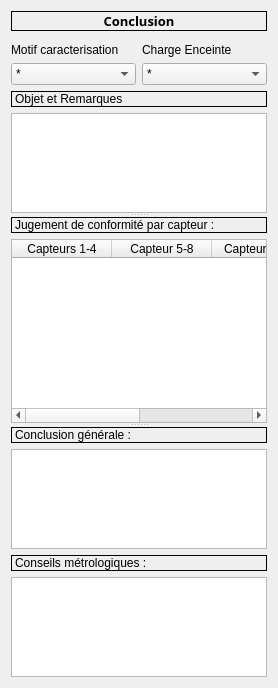
      <widget class="QWidget" name="tab_4">
       <attribute name="title">
        <string>Conformite</string>
       </attribute>
       <layout class="QVBoxLayout" name="verticalLayout_27">
        <item>
         <layout class="QVBoxLayout" name="verticalLayout_9">
          <item>
           <widget class="QLabel" name="label_21">
            <property name="font">
             <font>
              <family>Calibrii</family>
              <pointsize>10</pointsize>
              <weight>75</weight>
              <italic>false</italic>
              <bold>true</bold>
             </font>
            </property>
            <property name="frameShape">
             <enum>QFrame::Box</enum>
            </property>
            <property name="text">
             <string>Conclusion</string>
            </property>
            <property name="alignment">
             <set>Qt::AlignCenter</set>
            </property>
           </widget>
          </item>
          <item>
           <widget class="matplotlibWidget" name="graph_resultat" native="true">
            <property name="sizePolicy">
             <sizepolicy hsizetype="Preferred" vsizetype="Expanding">
              <horstretch>0</horstretch>
              <verstretch>0</verstretch>
             </sizepolicy>
            </property>
            <property name="minimumSize">
             <size>
              <width>0</width>
              <height>0</height>
             </size>
            </property>
           </widget>
          </item>
         </layout>
        </item>
        <item>
         <layout class="QHBoxLayout" name="horizontalLayout_16">
          <item>
           <layout class="QVBoxLayout" name="verticalLayout_14">
            <item>
             <widget class="QLabel" name="label_47">
              <property name="text">
               <string>Motif caracterisation</string>
              </property>
             </widget>
            </item>
            <item>
             <widget class="QComboBox" name="comboBox">
              <item>
               <property name="text">
                <string>*</string>
               </property>
              </item>
              <item>
               <property name="text">
                <string>Mise en Service</string>
               </property>
              </item>
              <item>
               <property name="text">
                <string>Suite intervention</string>
               </property>
              </item>
              <item>
               <property name="text">
                <string>Suivi d'enceinte</string>
               </property>
              </item>
             </widget>
            </item>
           </layout>
          </item>
          <item>
           <layout class="QVBoxLayout" name="verticalLayout_26">
            <item>
             <widget class="QLabel" name="label_48">
              <property name="text">
               <string>Charge Enceinte</string>
              </property>
             </widget>
            </item>
            <item>
             <widget class="QComboBox" name="comboBox_2">
              <item>
               <property name="text">
                <string>*</string>
               </property>
              </item>
              <item>
               <property name="text">
                <string>à vide</string>
               </property>
              </item>
              <item>
               <property name="text">
                <string>≤ 50%</string>
               </property>
              </item>
              <item>
               <property name="text">
                <string>&gt; 50%</string>
               </property>
              </item>
             </widget>
            </item>
           </layout>
          </item>
         </layout>
        </item>
        <item>
         <widget class="QSplitter" name="splitter_2">
          <property name="orientation">
           <enum>Qt::Vertical</enum>
          </property>
          <widget class="QWidget" name="">
           <layout class="QVBoxLayout" name="verticalLayout_10">
            <property name="sizeConstraint">
             <enum>QLayout::SetMinAndMaxSize</enum>
            </property>
            <item>
             <widget class="QLabel" name="label_22">
              <property name="sizePolicy">
               <sizepolicy hsizetype="Preferred" vsizetype="Fixed">
                <horstretch>0</horstretch>
                <verstretch>0</verstretch>
               </sizepolicy>
              </property>
              <property name="frameShape">
               <enum>QFrame::Box</enum>
              </property>
              <property name="text">
               <string>Objet et Remarques</string>
              </property>
             </widget>
            </item>
            <item>
             <widget class="QTextEdit" name="textEdit_objet_remarques">
              <property name="sizePolicy">
               <sizepolicy hsizetype="Expanding" vsizetype="Ignored">
                <horstretch>0</horstretch>
                <verstretch>0</verstretch>
               </sizepolicy>
              </property>
              <property name="minimumSize">
               <size>
                <width>0</width>
                <height>100</height>
               </size>
              </property>
             </widget>
            </item>
           </layout>
          </widget>
          <widget class="QWidget" name="">
           <layout class="QVBoxLayout" name="verticalLayout_11">
            <property name="sizeConstraint">
             <enum>QLayout::SetNoConstraint</enum>
            </property>
            <item>
             <widget class="QLabel" name="label_23">
              <property name="frameShape">
               <enum>QFrame::Box</enum>
              </property>
              <property name="text">
               <string>Jugement de conformité par capteur :</string>
              </property>
             </widget>
            </item>
            <item>
             <widget class="QTableWidget" name="tableWidget_conf_par_capteur">
              <property name="sizePolicy">
               <sizepolicy hsizetype="Expanding" vsizetype="Expanding">
                <horstretch>0</horstretch>
                <verstretch>0</verstretch>
               </sizepolicy>
              </property>
              <property name="minimumSize">
               <size>
                <width>0</width>
                <height>150</height>
               </size>
              </property>
              <property name="frameShape">
               <enum>QFrame::StyledPanel</enum>
              </property>
              <column>
               <property name="text">
                <string>Capteurs 1-4</string>
               </property>
              </column>
              <column>
               <property name="text">
                <string>Capteur 5-8</string>
               </property>
              </column>
              <column>
               <property name="text">
                <string>Capteurs 9-12</string>
               </property>
              </column>
              <column>
               <property name="text">
                <string>Capteurs &gt;=13</string>
               </property>
              </column>
             </widget>
            </item>
           </layout>
          </widget>
          <widget class="QWidget" name="">
           <layout class="QVBoxLayout" name="verticalLayout_12">
            <property name="sizeConstraint">
             <enum>QLayout::SetDefaultConstraint</enum>
            </property>
            <item>
             <widget class="QLabel" name="label_24">
              <property name="sizePolicy">
               <sizepolicy hsizetype="Preferred" vsizetype="Fixed">
                <horstretch>0</horstretch>
                <verstretch>0</verstretch>
               </sizepolicy>
              </property>
              <property name="frameShape">
               <enum>QFrame::Box</enum>
              </property>
              <property name="text">
               <string>Conclusion générale :</string>
              </property>
             </widget>
            </item>
            <item>
             <widget class="QTextEdit" name="textEdit_conclusion_generale">
              <property name="sizePolicy">
               <sizepolicy hsizetype="Expanding" vsizetype="Ignored">
                <horstretch>0</horstretch>
                <verstretch>0</verstretch>
               </sizepolicy>
              </property>
              <property name="minimumSize">
               <size>
                <width>0</width>
                <height>100</height>
               </size>
              </property>
             </widget>
            </item>
           </layout>
          </widget>
         </widget>
        </item>
        <item>
         <layout class="QVBoxLayout" name="verticalLayout_13">
          <property name="sizeConstraint">
           <enum>QLayout::SetFixedSize</enum>
          </property>
          <item>
           <widget class="QLabel" name="label_25">
            <property name="sizePolicy">
             <sizepolicy hsizetype="Preferred" vsizetype="Fixed">
              <horstretch>0</horstretch>
              <verstretch>0</verstretch>
             </sizepolicy>
            </property>
            <property name="frameShape">
             <enum>QFrame::Box</enum>
            </property>
            <property name="text">
             <string>Conseils métrologiques :</string>
            </property>
           </widget>
          </item>
          <item>
           <widget class="QTextEdit" name="textEdit_conseils">
            <property name="sizePolicy">
             <sizepolicy hsizetype="Expanding" vsizetype="Ignored">
              <horstretch>0</horstretch>
              <verstretch>0</verstretch>
             </sizepolicy>
            </property>
            <property name="minimumSize">
             <size>
              <width>0</width>
              <height>100</height>
             </size>
            </property>
           </widget>
          </item>
         </layout>
        </item>
       </layout>
      </widget>
